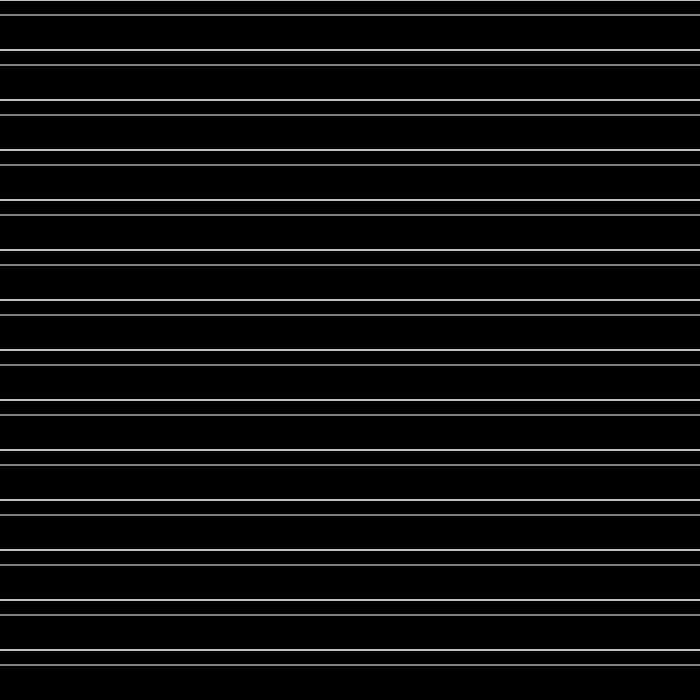
Frame 1 (no input)
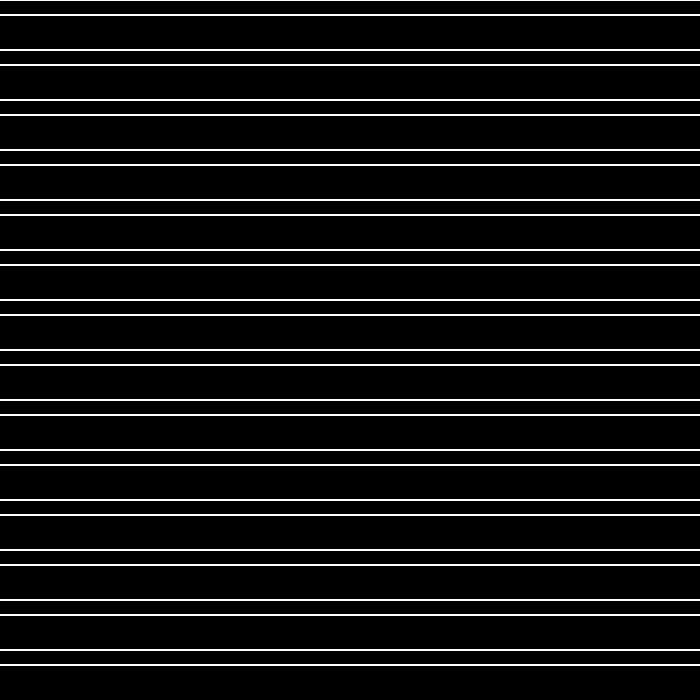
Frame 60 (no input)
Frame 120 (the mouse pressed at the canvas centre since frame 60): identical to frame 60, image omitted

The p5.js sketch that drew these frames (run headless with seeded random() and noise() and a simulated clock; from frame 60 on, the mouse is pressed at the canvas centre):

// p5.js sketch
// ── sketch.js
function setup() {
  createCanvas(700,700);
  background(0); 
  noFill();
}

function draw() {
  stroke(255);
  for (var i=0; i<700; i+=50){
    beginShape(LINES);
    vertex(700, i);
    vertex(0, i);
    vertex(0, i);
    vertex(700, i);
    endShape();
  }
  stroke(255);
  for (var i=15; i<700; i+=50){
    beginShape(LINES);
    vertex(700, i);
    vertex(0, i);
    vertex(0, i+700);
    vertex(700, i+700);
    endShape();
  }
}
